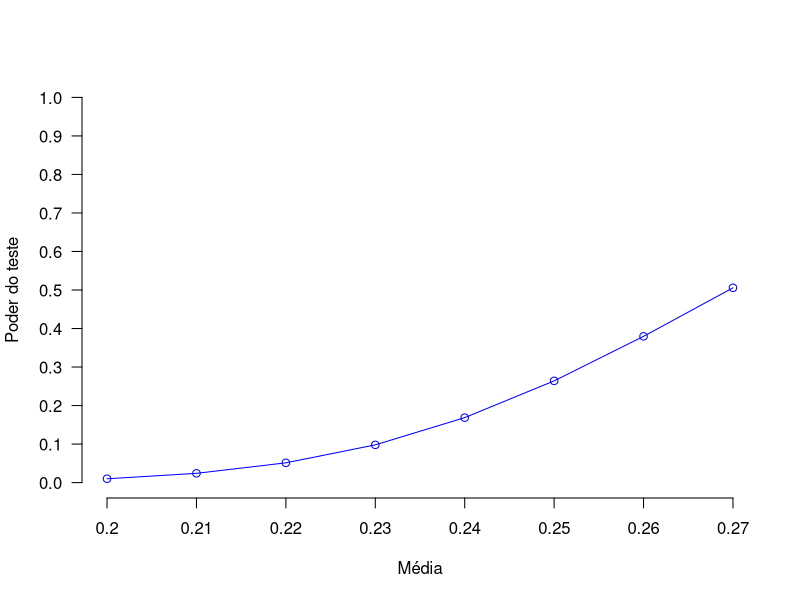

This figure's R source:
library(pwr)

poder_do_teste = function(p, p0) {
	h = ES.h(p, p0)
	poder = pwr.p.test(h, n=200, sig.level=0.01, power=NULL, alternative="greater")
	poder[[4]]
} 

poder = c(
poder_do_teste(0.20, 0.20),
poder_do_teste(0.21, 0.20),
poder_do_teste(0.22, 0.20),
poder_do_teste(0.23, 0.20),
poder_do_teste(0.24, 0.20),
poder_do_teste(0.25, 0.20),
poder_do_teste(0.26, 0.20),
poder_do_teste(0.27, 0.20)
)
print(poder)

png("poderDoTesteProporcao2.png")
plot(poder, type="o", col="blue", ylim=c(0,1), axes=FALSE, ann=FALSE)

axis(1, at=1:8, lab=c(0.2, 0.21, 0.22, 0.23, 0.24, 0.25, 0.26, 0.27))
title(xlab="Média", col.lab="black")

axis(2, las=1, at=c(0, 0.1, 0.2, 0.3, 0.4, 0.5, 0.6, 0.7, 0.8, 0.9, 1))
title(ylab="Poder do teste", col.lab="black")
